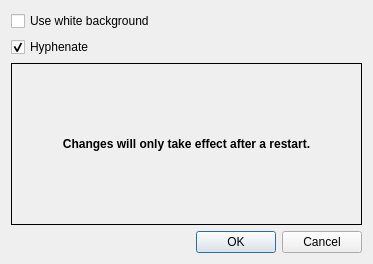
<?xml version="1.0" encoding="UTF-8"?>
<ui version="4.0">
 <class>ViewerConfig</class>
 <widget class="QDialog" name="ViewerConfig">
  <property name="geometry">
   <rect>
    <x>0</x>
    <y>0</y>
    <width>373</width>
    <height>264</height>
   </rect>
  </property>
  <property name="windowTitle">
   <string>Configure Viewer</string>
  </property>
  <property name="windowIcon">
   <iconset resource="../../../../resources/images.qrc">
    <normaloff>:/images/config.png</normaloff>:/images/config.png</iconset>
  </property>
  <layout class="QGridLayout" name="gridLayout">
   <item row="0" column="0">
    <widget class="QCheckBox" name="white_background">
     <property name="text">
      <string>Use white background</string>
     </property>
    </widget>
   </item>
   <item row="1" column="0">
    <widget class="QCheckBox" name="hyphenate">
     <property name="text">
      <string>Hyphenate</string>
     </property>
     <property name="checked">
      <bool>true</bool>
     </property>
    </widget>
   </item>
   <item row="2" column="0">
    <widget class="QLabel" name="label">
     <property name="frameShape">
      <enum>QFrame::Box</enum>
     </property>
     <property name="text">
      <string>&lt;b&gt;Changes will only take effect after a restart.&lt;/b&gt;</string>
     </property>
     <property name="textFormat">
      <enum>Qt::RichText</enum>
     </property>
     <property name="alignment">
      <set>Qt::AlignCenter</set>
     </property>
     <property name="wordWrap">
      <bool>true</bool>
     </property>
    </widget>
   </item>
   <item row="3" column="0">
    <widget class="QDialogButtonBox" name="buttonBox">
     <property name="orientation">
      <enum>Qt::Horizontal</enum>
     </property>
     <property name="standardButtons">
      <set>QDialogButtonBox::Cancel|QDialogButtonBox::Ok</set>
     </property>
    </widget>
   </item>
  </layout>
 </widget>
 <resources>
  <include location="../../../../resources/images.qrc"/>
 </resources>
 <connections>
  <connection>
   <sender>buttonBox</sender>
   <signal>accepted()</signal>
   <receiver>ViewerConfig</receiver>
   <slot>accept()</slot>
   <hints>
    <hint type="sourcelabel">
     <x>248</x>
     <y>254</y>
    </hint>
    <hint type="destinationlabel">
     <x>157</x>
     <y>274</y>
    </hint>
   </hints>
  </connection>
  <connection>
   <sender>buttonBox</sender>
   <signal>rejected()</signal>
   <receiver>ViewerConfig</receiver>
   <slot>reject()</slot>
   <hints>
    <hint type="sourcelabel">
     <x>316</x>
     <y>260</y>
    </hint>
    <hint type="destinationlabel">
     <x>286</x>
     <y>274</y>
    </hint>
   </hints>
  </connection>
 </connections>
</ui>
